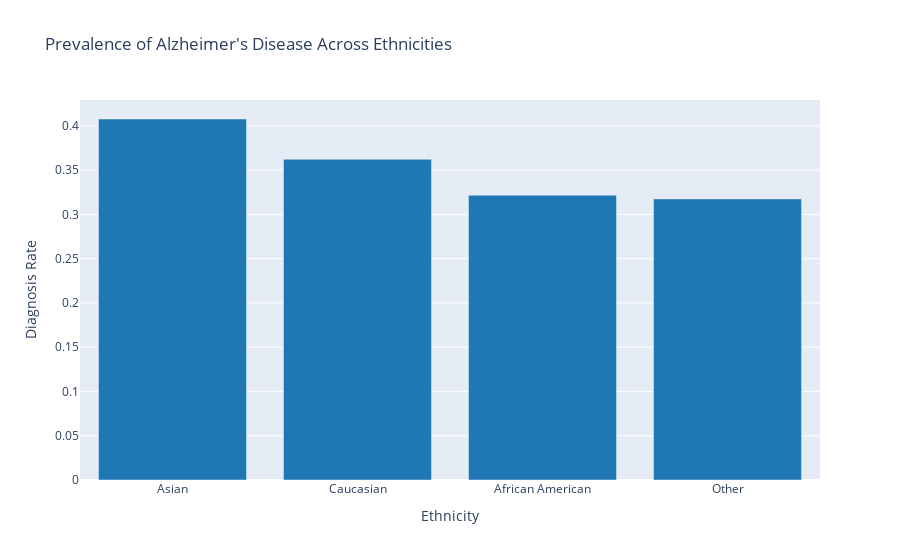

Write notebook code for a chart like this one.
### Code cell
#Second univariate analysis that shows the prevalence of Alzheimer's Disease Across Races

mapping = {
    0: "Caucasian",
    1: "African American", 
    2: "Asian",
    3: "Other"
}

data = alz.groupby("Ethnicity")["Diagnosis"].mean().reset_index().sort_values(by = "Diagnosis", ascending = False)
data["Ethnicity"] = data["Ethnicity"].map(mapping)
fig = px.bar(data, x = "Ethnicity", y = "Diagnosis", title = "Prevalence of Alzheimer's Disease Across Ethnicities", 
            color_discrete_sequence = px.colors.qualitative.D3)
fig.update_layout(yaxis_title = "Diagnosis Rate")

fig.show()
fig.write_html("/Users/kenogihara/Desktop/ALL_PROJECTS/alzheimers_project/assets/html.plot1 copy.html", include_plotlyjs = "cdn")

### Figure 1 — Plotly figure (JSON) as saved in the notebook; plotly's stock layout.template omitted (floating-point values rounded to 4 significant figures)
{"data": [{"alignmentgroup": "True", "hovertemplate": "Ethnicity=%{x}<br>Diagnosis=%{y}<extra></extra>", "legendgroup": "", "marker": {"color": "#1F77B4", "pattern": {"shape": ""}}, "name": "", "offsetgroup": "", "orientation": "v", "showlegend": false, "textposition": "auto", "type": "bar", "x": ["Asian", "Caucasian", "African American", "Other"], "xaxis": "x", "y": [0.4078, 0.3623, 0.3216, 0.3175], "yaxis": "y"}], "layout": {"barmode": "relative", "legend": {"tracegroupgap": 0}, "title": {"text": "Prevalence of Alzheimer's Disease Across Ethnicities"}, "xaxis": {"anchor": "y", "domain": [0, 1], "title": {"text": "Ethnicity"}}, "yaxis": {"anchor": "x", "domain": [0, 1], "title": {"text": "Diagnosis Rate"}}}}
